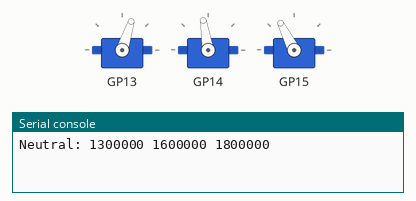
Simulated run of this program. Board: Raspberry Pi Pico running MicroPython. Parts: 3 × servo, the last lines printed to the serial console. Servo angles are drawn from the pulse width (0.5 ms = 0°, 2.5 ms = 180°). At 13.7 s the program stops and its outputs stay as they are.

Above: at 0.1 s.
At 2.5 s:
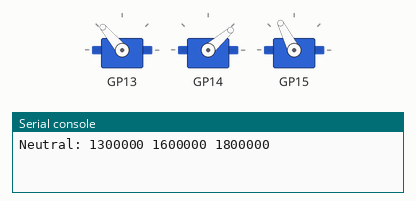
At 3.5 s:
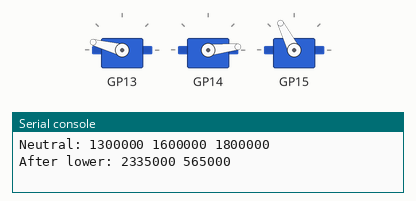
At 5.97 s:
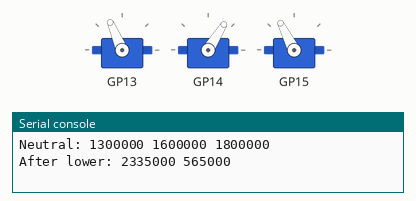
At 10.2 s:
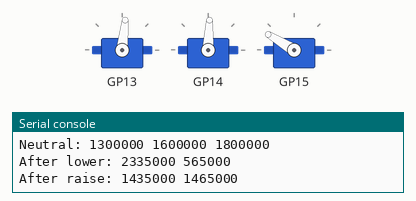
At 13.7 s:
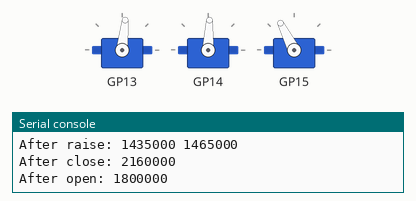
Timing chart, 0 to 15.2 s (numbered marks = the images above):
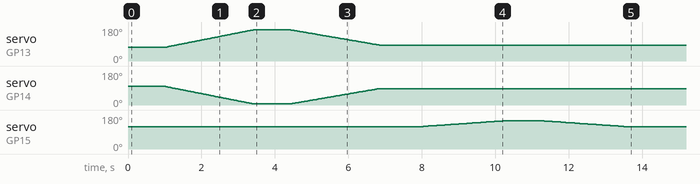

The program:

arm_calibration_test.py
```python
"""
Manual arm calibration helper for Pico.
Upload with current_pico files and run on Pico REPL:
    import arm_calibration_test
"""

from utime import sleep
from ac2 import ArmController


def run():
    arm = ArmController(15, 13, 14)
    print("Neutral:", arm.shoulder_duty_a, arm.shoulder_duty_b, arm.claw_duty)
    sleep(1.0)

    # Lower shoulder
    for _ in range(120):
        arm.lower_claw(3000)
        sleep(0.02)
    print("After lower:", arm.shoulder_duty_a, arm.shoulder_duty_b)
    sleep(1.0)

    # Raise shoulder
    for _ in range(120):
        arm.lower_claw(-3000)
        sleep(0.02)
    print("After raise:", arm.shoulder_duty_a, arm.shoulder_duty_b)
    sleep(1.0)

    # Close claw
    for _ in range(120):
        arm.close_claw(3000)
        sleep(0.02)
    print("After close:", arm.claw_duty)
    sleep(1.0)

    # Open claw
    for _ in range(120):
        arm.close_claw(-3000)
        sleep(0.02)
    print("After open:", arm.claw_duty)


run()
```

ac2.py
```python
from machine import Pin, PWM
from time import sleep
import arm_tuning as tune


class ArmController:
    def __init__(self, claw_pin, arm_pin_a, arm_pin_b):
        self.claw_servo = PWM(Pin(claw_pin))
        self.shoulder_servo_a = PWM(Pin(arm_pin_a))
        self.shoulder_servo_b = PWM(Pin(arm_pin_b))
        self.claw_servo.freq(50)
        self.shoulder_servo_a.freq(50) #LEFT
        self.shoulder_servo_b.freq(50) #RIGHT

        # Set initial positions
        self.set_neutral()

    @staticmethod
    def _clamp(value, low, high):
        if value < low:
            return low
        if value > high:
            return high
        return value

    @staticmethod
    def _sanitize_host_cmd(dc_inc):
        try:
            val = int(dc_inc)
        except Exception:
            val = 0
        return ArmController._clamp(val, -tune.MAX_ABS_HOST_CMD, tune.MAX_ABS_HOST_CMD)

    def set_neutral(self):
        self.shoulder_duty_a = tune.SHOULDER_A_NEUTRAL
        self.shoulder_duty_b = tune.SHOULDER_B_NEUTRAL
        self.claw_duty = tune.CLAW_NEUTRAL

        self.shoulder_servo_a.duty_ns(self.shoulder_duty_a)
        self.shoulder_servo_b.duty_ns(self.shoulder_duty_b)
        self.claw_servo.duty_ns(self.claw_duty)

# R_SHOULDER_MAX = 400_000
# R_SHOULDER_MIN = 2_100_000
# R_SHOULDER_MID = 1_600_000
# L_SHOULDER_MAX = 2_500_000
# L_SHOULDER_MIN = 800_000
# L_SHOULDER_MID = 1_300_000

    def lower_claw(self, dc_inc=0):  # Lower arm
        base_cmd = self._sanitize_host_cmd(dc_inc)
        if base_cmd > 0:
            scaled = int(base_cmd * tune.SHOULDER_CMD_SCALE * tune.SHOULDER_LOWER_SCALE)
        else:
            scaled = int(base_cmd * tune.SHOULDER_CMD_SCALE * tune.SHOULDER_RAISE_SCALE)

        self.shoulder_duty_a += scaled
        self.shoulder_duty_b -= scaled

        self.shoulder_duty_a = self._clamp(
            self.shoulder_duty_a, tune.SHOULDER_A_MIN, tune.SHOULDER_A_MAX
        )
        self.shoulder_duty_b = self._clamp(
            self.shoulder_duty_b, tune.SHOULDER_B_MIN, tune.SHOULDER_B_MAX
        )

        self.shoulder_servo_a.duty_ns(self.shoulder_duty_a)
        self.shoulder_servo_b.duty_ns(self.shoulder_duty_b)


# CLAW_MAX = 2_600_000
# CLAW_MIN = 1_800_000
# CLAW_MID = (CLAW_MAX + CLAW_MIN) // 2
# CLAW_RANGE = (CLAW_MAX - CLAW_MIN) // 2

    def close_claw(self, dc_inc=0):  # Close claw
        base_cmd = self._sanitize_host_cmd(dc_inc)
        scaled = int(base_cmd * tune.CLAW_CMD_SCALE)
        self.claw_duty += scaled
        self.claw_duty = self._clamp(self.claw_duty, tune.CLAW_MIN, tune.CLAW_MAX)
        self.claw_servo.duty_ns(self.claw_duty)


# Example usage
if __name__ == "__main__":
    from utime import sleep

    sleep(1)
    ac = ArmController(15, 13, 14)
    for _ in range(80):
        ac.close_claw(10_000)
        sleep(0.1)
        print(f"Closing claw duty cycle: {ac.claw_duty}")
#     for _ in range(20):
#         ac.close_claw(-20_000)
#         sleep(0.1)
#         print(f"Opening claw duty cycle: {ac.claw_duty}")
#
#     ac.set_neutral()
#     sleep(1)
#     print("arm set to neutral")
#
#     for _ in range(20):
#         ac.lower_claw(20_000)
#         sleep(0.1)
#         #print(f"Lowering claw duty cycle: {ac.shoulder_duty}")
#     for _ in range(20):
#         ac.lower_claw(-20_000)
#         sleep(0.1)
        #print(f"Lifting claw duty cycle: {ac.shoulder_duty}")
```

arm_tuning.py
```python
"""
Pico-side arm tuning.
Edit this file to tune how far/fast the arm and claw move.
All pulse values are in nanoseconds.
"""

# Neutral positions
SHOULDER_A_NEUTRAL = 1_300_000  # left shoulder servo
SHOULDER_B_NEUTRAL = 1_600_000  # right shoulder servo
CLAW_NEUTRAL = 1_800_000

# Mechanical limits
SHOULDER_A_MIN = 400_000
SHOULDER_A_MAX = 2_500_000
SHOULDER_B_MIN = 400_000
SHOULDER_B_MAX = 2_500_000
CLAW_MIN = 1_800_000
CLAW_MAX = 2_600_000

# Command shaping from host values (e.g., shoulder cmd 3000)
SHOULDER_CMD_SCALE = 2.5
CLAW_CMD_SCALE = 1.0

# Optional directional bias (lowering usually needs more travel than raising)
SHOULDER_LOWER_SCALE = 1.15   # applied when shoulder cmd > 0
SHOULDER_RAISE_SCALE = 1.00   # applied when shoulder cmd < 0

# Safety
MAX_ABS_HOST_CMD = 50_000
```

Measured:
- by itself, servo on GP13: rises from 72° to 165° in 2.4 s, then falls to 84° in 3.4 s
- by itself, servo on GP15: rises from 117° to 149° in 2.3 s, then falls to 117° in 3.5 s
